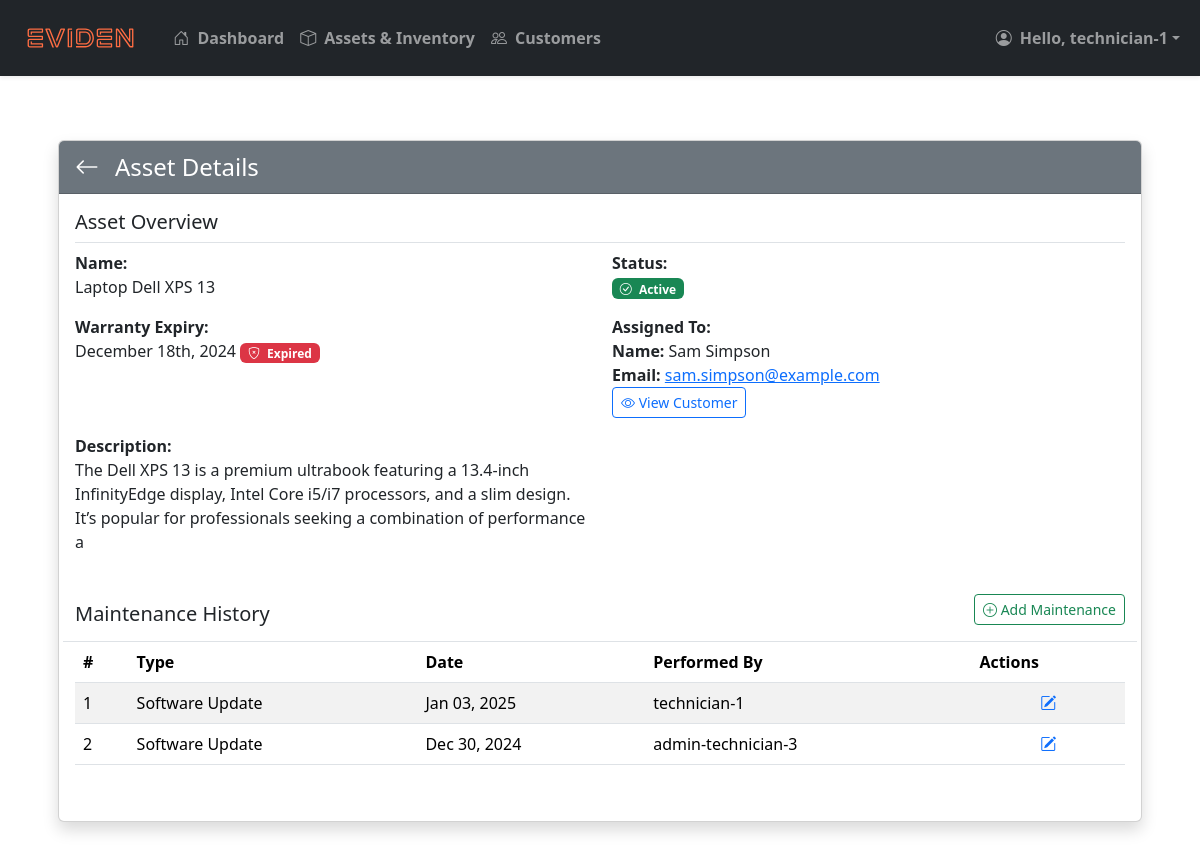
Screenshot of /assets/1/ (signed in) with the database file from the repository.
### inventory/models.py (models this page shows, shortened)
class Asset(models.Model):
    class StatusChoices(models.TextChoices):
        ACTIVE = 'Active', 'Active'
        PENDING_MAINTENANCE = 'Pending Maintenance', 'Pending Maintenance'
        DECOMMISSIONED = 'Decommissioned', 'Decommissioned'
    name = models.CharField(
        max_length=200,
        null=True,
        validators=[
            RegexValidator(
                regex=r'^(?=.*[a-zA-Z])(?=.*[a-zA-Z0-9]).+$',
                message="Asset name must contain at least one letter and cannot consist solely of special characters or numbers."
            )
        ]
    )
    assigned_to = models.ForeignKey(Customer, on_delete=models.SET_NULL, null=True, blank=True, related_name="assignment")
    warranty_expiry = models.DateField(null=True, blank=True)
    status = models.CharField(
        max_length=20,
        choices=StatusChoices.choices,
        default=StatusChoices.ACTIVE,
        null=False
    )
    description = models.CharField(
        max_length=450,
        null=True,
        blank=True,
        validators=[
            MinLengthValidator(10, message="Description must be at least 10 characters, or left empty.")
        ]
    )
    date_assigned = models.DateTimeField(auto_now_add=True)
    last_updated = models.DateTimeField(auto_now=True)  # Automatically updated when the asset is saved
    @property
    def is_warranty_pending(self):
        if self.warranty_expiry:
            return self.warranty_expiry >= date.today()
        return False

class Customer(models.Model):
    name = models.CharField(
        max_length=200,
        null=True,
        validators=[
            RegexValidator(
                regex=r'^(?=.*[a-zA-Z])(?=.*[a-zA-Z0-9]).+$',
                message="Name must contain at least one letter and cannot consist solely of special characters or numbers."
            )
        ]
    )
    phone_number = models.CharField(
        max_length=20,
        null=True,
        blank=True,  # Allows empty input in forms
        validators=[
            RegexValidator(
                regex=r'^\+?(\(\d{1,4}\)|\d{1,4})?[\s\-]?\d{1,4}[\s\-]?\d{1,4}[\s\-]?\d{1,4}$',
                message="Phone number must start with an optional '+' followed by digits, with optional spaces, parentheses, or hyphens."
            )
        ]
    )
    email = models.CharField(
        max_length=200,
        unique=True,  # Ensures email uniqueness
        null=True,
        validators=[
            EmailValidator(message="Enter a valid email address.")
        ]
    )
    date_joined = models.DateTimeField(auto_now_add=True)
    def __str__(self):
        return self.name

class MaintenanceHistory(models.Model):
    class MaintenanceType(models.TextChoices):
        REPAIR = 'Repair', 'Repair'
        SOFTWARE_UPDATE = 'Software Update', 'Software Update'
        CLEANING = 'Cleaning', 'Cleaning'
        OTHER = 'Other', 'Other'
    asset = models.ForeignKey(Asset, on_delete=models.CASCADE, related_name="maintenances")
    performed_by = models.ForeignKey(User, on_delete=models.SET_NULL, null=True, blank=True, related_name="maintenances")
    maintenance_type = models.CharField(max_length=50, choices=MaintenanceType.choices, null=False)
    description = models.TextField(
        null=True,
        blank=True,
        validators=[
            MinLengthValidator(10, message="Description must be at least 10 characters or left empty.")
        ]
    )
    date_maintained = models.DateTimeField(auto_now_add=True)

### inventory/views/asset_views.py (the view)
# urls.py: path('assets/<int:asset_id>/', asset_views.view_asset, name='view-asset'),
@login_required(login_url='login')
def view_asset(request, asset_id):
    asset = get_asset_by_id(asset_id)
    maintenance_history = MaintenanceHistory.objects.filter(asset=asset).order_by('-date_maintained')
    form = AssetForm(instance=asset)
    return render(request, 'inventory/asset/view-asset.html', {
        'asset': asset,
        'maintenance_history': maintenance_history,
        'form': form,
    })

### inventory/utils/asset_utils.py (called while the page is built)
def get_asset_by_id(asset_id):
    return get_object_or_404(Asset, id=asset_id)

### inventory/templates/inventory/asset/view-asset.html (shortened to what this page needs)
{% extends "inventory/base.html" %}
{% block content %}
<div class="container mt-5">
    <div class="card shadow">
        <div class="card-header bg-secondary text-white d-flex align-items-center">
            <a class="text-white me-3"href="{% if request.GET.next %}{{ request.GET.next }}{% else %}{% url 'view-assets' %}{% endif %}" style="font-size: 1.5rem; font-weight: bold;">
                <i class="bi bi-arrow-left"></i>
            </a>
            <h4 class="mb-0">Asset Details</h4>
        </div>
        <div class="card-body">
            <div class="row mb-4">
                <div class="col-12">
                    <h5 class="border-bottom pb-2">Asset Overview</h5>
                </div>
                <div class="col-md-6">
                    <strong>Name:</strong>
                    <p>{{ asset.name }}</p>
                </div>
                <div class="col-md-6">
                    <strong>Status:</strong>
                    <p>
                        <span class="badge {% if asset.status == 'Active' %}bg-success{% elif asset.status == 'Pending Maintenance' %}bg-warning{% else %}bg-danger{% endif %}">
                            <i class="pe-1 bi {% if asset.status == 'Active' %}bi-check-circle{% elif asset.status == 'Pending Maintenance' %}bi-exclamation-circle{% else %}bi-x-circle{% endif %}"></i>
                            {{ asset.status }}
                        </span>
                    </p>
                </div>
                <div class="col-md-6">
                    <strong>Warranty Expiry:</strong>
                    <p>
                        {% if asset.warranty_expiry %}
                            {{ asset.warranty_expiry|date:"F jS, Y" }}
                            {% if asset.is_warranty_pending %}
                                <span class="badge bg-success">
                                    <i class="pe-1 bi bi-shield-check"></i>
                                    Valid
                                </span>
                            {% else %}
                                <span class="badge bg-danger">
                                    <i class="pe-1 bi bi-shield-x"></i>
                                    Expired
                                </span>
                            {% endif %}
                        {% else %}
                            <em class="text-muted">No warranty information</em>
                        {% endif %}
                    </p>
                </div>
                <div class="col-md-6">
                    <strong>Assigned To:</strong>
                    <p>
                        {% if asset.assigned_to %}
                            <span style="font-weight: 600;">Name:</span>
                            {{ asset.assigned_to|default:"Asset is currently unassigned" }}
                            <br>
                            <span style="font-weight: 600;">Email:</span>
                            <a href="mailto:{{ asset.assigned_to.email }}">{{ asset.assigned_to.email|default:"Email is not available" }}</a>
                            <br>
                            <a href="{% url 'view-customer' asset.assigned_to.id %}?next={{ request.path }}" class="btn btn-outline-primary btn-sm">
                                <i class="bi bi-eye"></i> View Customer
                            </a>
                        {% else %}
                            <em class="text-muted">Asset is currently unassigned</em>
                        {% endif %}
                    </p>
                </div>
                <div class="col-md-6">
                    <strong>Description:</strong>
                    <p>{{ asset.description|default:"No description provided" }}</p>
                </div>
            </div>
            <div class="row mb-4">
                <div class="col-12 d-flex justify-content-between align-items-center border-bottom">
                    <h5 class="pb-2 mb-0">Maintenance History</h5>
                    <a href="{% url 'create-maintenance' asset.id %}" class="btn btn-sm btn-outline-success mb-3">
                        <i class="bi bi-plus-circle "></i> Add Maintenance
                    </a>
                </div>
                {% if maintenance_history.exists %}
                <div class="col-12 table-responsive">
                    <table class="table table-striped">
                        <thead>
                            <tr>
                                <th>#</th>
                                <th>Type</th>
                                <th>Date</th>
                                <th>Performed By</th>
                                <th>Actions</th>
                            </tr>
                        </thead>
                        <tbody>
                            {% for maintenance in maintenance_history %}
                            <tr>
                                <td>{{ forloop.counter }}</td>
                                <td>{{ maintenance.maintenance_type }}</td>
                                <td>{{ maintenance.date_maintained|date:"M d, Y" }}</td>
                                <td>{{ maintenance.performed_by.username|default:"N/A" }}</td>
                                <td class="text-center">
                                    <a href="{% url 'update-maintenance' maintenance.id %}"><i class="bi bi-pencil-square text-primary" style="cursor: pointer;"></i></a>
                                </td>
                            </tr>
                            {% endfor %}
                        </tbody>
                    </table>
                </div>
                {% else %}
                <div class="col-12">
                    <p class="ps-1 text-muted">No maintenance history found for this asset.</p>
                </div>
                {% endif %}
            </div>
    </div>
</div>
{% endblock %}

### inventory/templates/inventory/navbar.html (shortened to what this page needs)
{% load static %}
<nav class="navbar navbar-expand-md navbar-dark bg-dark shadow-sm">
  <div class="container-fluid">
    <a class="navbar-brand" href="{% url '' %}">
      <img class="navbar-logo" src="{% static 'images/Logotype_Eviden_RGB_Orange.svg' %}" alt="Logo">
    </a>
    <div class="collapse navbar-collapse" id="navbarNav">
      {% if user.is_authenticated %}
      <ul class="navbar-nav me-auto">
        <li class="nav-item">
          <a class="nav-link {% if request.path == '/' %}active{% endif %}" href="{% url '' %}">
            <i class="bi bi-house-door me-1"></i> Dashboard
          </a>
        </li>
        <li class="nav-item">
          <a class="nav-link {% if request.path == '/assets/' %}active{% endif %}" href="{% url 'view-assets' %}">
            <i class="bi bi-box me-1"></i> Assets & Inventory
          </a>
        </li>
        <li class="nav-item">
          <a class="nav-link {% if request.path == '/customers/' %}active{% endif %}" href="{% url 'view-customers' %}">
            <i class="bi bi-people me-1"></i> Customers
          </a>
        </li>
      </ul>
      <ul class="navbar-nav ms-auto">
        <li class="nav-item dropdown">
          <a class="nav-link dropdown-toggle d-flex align-items-center" href="#" id="navbarDropdown" role="button" data-bs-toggle="dropdown" aria-expanded="false">
            <i class="bi bi-person-circle me-2"></i>
            Hello, {{ user.first_name|default:user.username }}
          </a>
        </li>
      </ul>
      {% endif %}
    </div>
  </div>
</nav>

### static/css/styles.css (style rules this page uses)
:root { --brand-color: #FF6D43; }
.nav-link { color: inherit; transition: color 0.5s ease-in-out; font-weight: bold !important; }
.navbar-logo { height: 50px; width: auto; max-height: 75px; }

### rows the page displays
Asset: name "Laptop Dell XPS 13", status "Active", warranty_expiry "December 18th, 2024", assigned_to "Sam Simpson", assigned_to.email "sam.simpson@example.com", description "The Dell XPS 13 is a premium ultrabook featuring a 13.4-inch InfinityEdge display, Intel Core i5/i7 processors, and a slim design. It’s popular for professionals seeking a combination of performance a"
MaintenanceHistory: maintenance_type "Software Update", date_maintained "Jan 03, 2025", performed_by.username "technician-1"
MaintenanceHistory: maintenance_type "Software Update", date_maintained "Dec 30, 2024", performed_by.username "admin-technician-3"

### other values shown
{{ user.first_name|default:user.username }} "technician-1"
